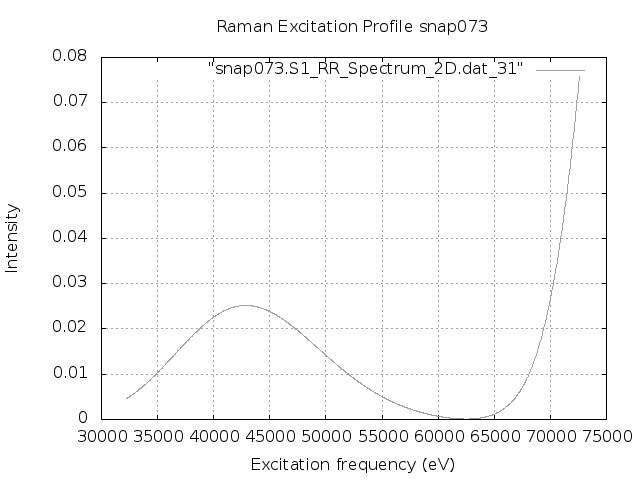

This figure's gnuplot source:
set terminal png
set output "snap073.S1.REP_frozen.png"
set xlabel 'Excitation frequency (eV)'
set ylabel 'Intensity'
set title "Raman Excitation Profile snap073"
set grid
set autoscale
plot "snap073.S1_RR_Spectrum_2D.dat_31" with lines lc "blue"
exit
